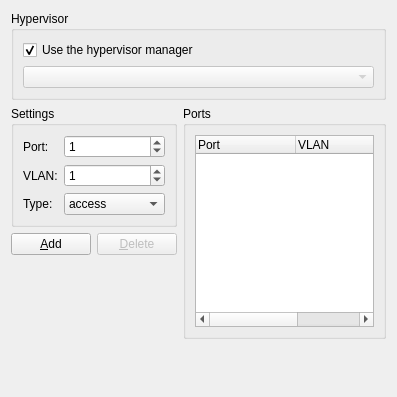
<ui version="4.0" >
 <class>ETHSWPage</class>
 <widget class="QWidget" name="ETHSWPage" >
  <property name="geometry" >
   <rect>
    <x>0</x>
    <y>0</y>
    <width>397</width>
    <height>397</height>
   </rect>
  </property>
  <property name="windowTitle" >
   <string>Ethernet Switch</string>
  </property>
  <layout class="QGridLayout" >
   <item row="0" column="0" colspan="3" >
    <widget class="QGroupBox" name="groupBox_4" >
     <property name="title" >
      <string>Hypervisor</string>
     </property>
     <layout class="QGridLayout" >
      <item row="0" column="0" >
       <widget class="QCheckBox" name="checkBoxIntegratedHypervisor" >
        <property name="text" >
         <string>Use the hypervisor manager</string>
        </property>
        <property name="checked" >
         <bool>true</bool>
        </property>
       </widget>
      </item>
      <item row="0" column="1" >
       <spacer>
        <property name="orientation" >
         <enum>Qt::Horizontal</enum>
        </property>
        <property name="sizeHint" >
         <size>
          <width>141</width>
          <height>20</height>
         </size>
        </property>
       </spacer>
      </item>
      <item row="1" column="0" colspan="2" >
       <widget class="QComboBox" name="comboBoxHypervisors" >
        <property name="enabled" >
         <bool>false</bool>
        </property>
       </widget>
      </item>
     </layout>
    </widget>
   </item>
   <item row="1" column="0" colspan="2" >
    <widget class="QGroupBox" name="groupBox" >
     <property name="sizePolicy" >
      <sizepolicy vsizetype="Preferred" hsizetype="Expanding" >
       <horstretch>0</horstretch>
       <verstretch>0</verstretch>
      </sizepolicy>
     </property>
     <property name="title" >
      <string>Settings</string>
     </property>
     <layout class="QGridLayout" >
      <item row="0" column="0" >
       <widget class="QLabel" name="label" >
        <property name="text" >
         <string>Port:</string>
        </property>
       </widget>
      </item>
      <item row="0" column="1" >
       <widget class="QSpinBox" name="spinBoxPort" >
        <property name="sizePolicy" >
         <sizepolicy vsizetype="Fixed" hsizetype="Expanding" >
          <horstretch>0</horstretch>
          <verstretch>0</verstretch>
         </sizepolicy>
        </property>
        <property name="minimum" >
         <number>0</number>
        </property>
        <property name="maximum" >
         <number>65535</number>
        </property>
        <property name="value" >
         <number>1</number>
        </property>
       </widget>
      </item>
      <item row="1" column="0" >
       <widget class="QLabel" name="label_3" >
        <property name="text" >
         <string>VLAN:</string>
        </property>
       </widget>
      </item>
      <item row="1" column="1" >
       <widget class="QSpinBox" name="spinBoxVLAN" >
        <property name="sizePolicy" >
         <sizepolicy vsizetype="Fixed" hsizetype="Expanding" >
          <horstretch>0</horstretch>
          <verstretch>0</verstretch>
         </sizepolicy>
        </property>
        <property name="minimum" >
         <number>0</number>
        </property>
        <property name="maximum" >
         <number>65535</number>
        </property>
        <property name="value" >
         <number>1</number>
        </property>
       </widget>
      </item>
      <item row="2" column="0" >
       <widget class="QLabel" name="label_2" >
        <property name="text" >
         <string>Type:</string>
        </property>
       </widget>
      </item>
      <item row="2" column="1" >
       <widget class="QComboBox" name="comboBoxPortType" >
        <item>
         <property name="text" >
          <string>access</string>
         </property>
        </item>
        <item>
         <property name="text" >
          <string>dot1q</string>
         </property>
        </item>
       </widget>
      </item>
     </layout>
    </widget>
   </item>
   <item rowspan="3" row="1" column="2" >
    <widget class="QGroupBox" name="groupBox_2" >
     <property name="title" >
      <string>Ports</string>
     </property>
     <layout class="QVBoxLayout" >
      <item>
       <widget class="QTreeWidget" name="treeWidgetPorts" >
        <property name="sizePolicy" >
         <sizepolicy vsizetype="Expanding" hsizetype="Expanding" >
          <horstretch>0</horstretch>
          <verstretch>0</verstretch>
         </sizepolicy>
        </property>
        <property name="rootIsDecorated" >
         <bool>false</bool>
        </property>
        <column>
         <property name="text" >
          <string>Port</string>
         </property>
        </column>
        <column>
         <property name="text" >
          <string>VLAN</string>
         </property>
        </column>
        <column>
         <property name="text" >
          <string>Type</string>
         </property>
        </column>
       </widget>
      </item>
     </layout>
    </widget>
   </item>
   <item row="2" column="0" >
    <widget class="QPushButton" name="pushButtonAdd" >
     <property name="text" >
      <string>&amp;Add</string>
     </property>
    </widget>
   </item>
   <item row="2" column="1" >
    <widget class="QPushButton" name="pushButtonDelete" >
     <property name="enabled" >
      <bool>false</bool>
     </property>
     <property name="text" >
      <string>&amp;Delete</string>
     </property>
    </widget>
   </item>
   <item row="3" column="1" >
    <spacer>
     <property name="orientation" >
      <enum>Qt::Vertical</enum>
     </property>
     <property name="sizeHint" >
      <size>
       <width>20</width>
       <height>71</height>
      </size>
     </property>
    </spacer>
   </item>
   <item row="4" column="2" >
    <spacer>
     <property name="orientation" >
      <enum>Qt::Vertical</enum>
     </property>
     <property name="sizeHint" >
      <size>
       <width>20</width>
       <height>20</height>
      </size>
     </property>
    </spacer>
   </item>
  </layout>
 </widget>
 <resources/>
 <connections/>
</ui>
